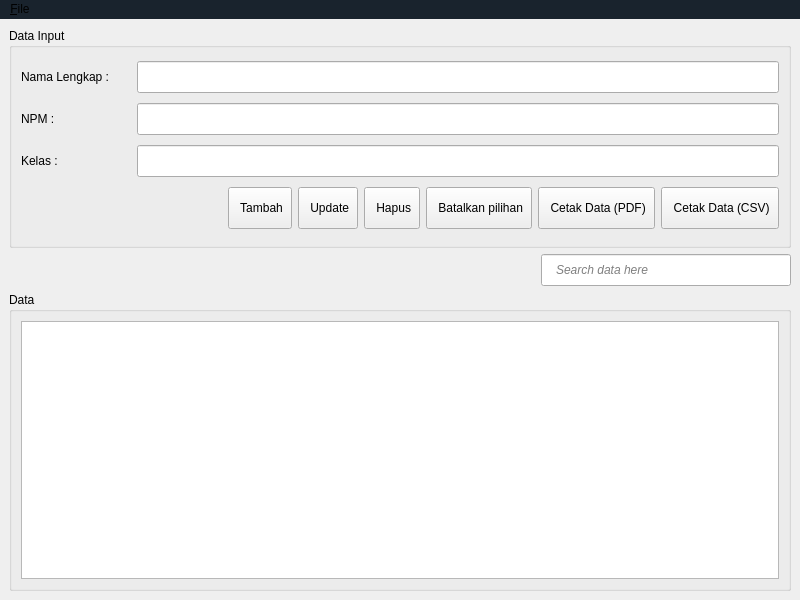
<?xml version="1.0" encoding="UTF-8"?>
<ui version="4.0">
 <class>MainWindow</class>
 <widget class="QMainWindow" name="MainWindow">
  <property name="geometry">
   <rect>
    <x>0</x>
    <y>0</y>
    <width>800</width>
    <height>600</height>
   </rect>
  </property>
  <property name="windowTitle">
   <string>CRUD Mahasiswa</string>
  </property>
  <property name="styleSheet">
   <string notr="true">QLineEdit,QPushButton{padding-left: 8px; padding-right: 8px;}
QMenuBar{border:none;background-color:#19232D;}</string>
  </property>
  <property name="unifiedTitleAndToolBarOnMac">
   <bool>true</bool>
  </property>
  <widget class="QWidget" name="centralwidget">
   <layout class="QVBoxLayout" name="verticalLayout">
    <item>
     <widget class="QGroupBox" name="groupBox">
      <property name="minimumSize">
       <size>
        <width>0</width>
        <height>220</height>
       </size>
      </property>
      <property name="maximumSize">
       <size>
        <width>16777215</width>
        <height>220</height>
       </size>
      </property>
      <property name="title">
       <string>Data Input</string>
      </property>
      <layout class="QVBoxLayout" name="verticalLayout_2">
       <item>
        <layout class="QHBoxLayout" name="horizontalLayout_3">
         <item>
          <widget class="QLabel" name="label">
           <property name="sizePolicy">
            <sizepolicy hsizetype="Fixed" vsizetype="Preferred">
             <horstretch>0</horstretch>
             <verstretch>0</verstretch>
            </sizepolicy>
           </property>
           <property name="minimumSize">
            <size>
             <width>110</width>
             <height>0</height>
            </size>
           </property>
           <property name="maximumSize">
            <size>
             <width>110</width>
             <height>16777215</height>
            </size>
           </property>
           <property name="text">
            <string>Nama Lengkap : </string>
           </property>
          </widget>
         </item>
         <item>
          <widget class="QLineEdit" name="lineEdit">
           <property name="minimumSize">
            <size>
             <width>0</width>
             <height>32</height>
            </size>
           </property>
           <property name="maximumSize">
            <size>
             <width>16777215</width>
             <height>32</height>
            </size>
           </property>
          </widget>
         </item>
        </layout>
       </item>
       <item>
        <layout class="QHBoxLayout" name="horizontalLayout_4">
         <item>
          <widget class="QLabel" name="label_2">
           <property name="sizePolicy">
            <sizepolicy hsizetype="Fixed" vsizetype="Preferred">
             <horstretch>0</horstretch>
             <verstretch>0</verstretch>
            </sizepolicy>
           </property>
           <property name="minimumSize">
            <size>
             <width>110</width>
             <height>0</height>
            </size>
           </property>
           <property name="maximumSize">
            <size>
             <width>110</width>
             <height>16777215</height>
            </size>
           </property>
           <property name="text">
            <string>NPM : </string>
           </property>
          </widget>
         </item>
         <item>
          <widget class="QLineEdit" name="lineEdit_2">
           <property name="minimumSize">
            <size>
             <width>0</width>
             <height>32</height>
            </size>
           </property>
           <property name="maximumSize">
            <size>
             <width>16777215</width>
             <height>32</height>
            </size>
           </property>
          </widget>
         </item>
        </layout>
       </item>
       <item>
        <layout class="QHBoxLayout" name="horizontalLayout_5">
         <item>
          <widget class="QLabel" name="label_3">
           <property name="sizePolicy">
            <sizepolicy hsizetype="Fixed" vsizetype="Preferred">
             <horstretch>0</horstretch>
             <verstretch>0</verstretch>
            </sizepolicy>
           </property>
           <property name="minimumSize">
            <size>
             <width>110</width>
             <height>0</height>
            </size>
           </property>
           <property name="maximumSize">
            <size>
             <width>110</width>
             <height>16777215</height>
            </size>
           </property>
           <property name="text">
            <string>Kelas : </string>
           </property>
          </widget>
         </item>
         <item>
          <widget class="QLineEdit" name="lineEdit_3">
           <property name="minimumSize">
            <size>
             <width>0</width>
             <height>32</height>
            </size>
           </property>
           <property name="maximumSize">
            <size>
             <width>16777215</width>
             <height>32</height>
            </size>
           </property>
          </widget>
         </item>
        </layout>
       </item>
       <item>
        <layout class="QHBoxLayout" name="horizontalLayout">
         <item>
          <spacer name="horizontalSpacer">
           <property name="orientation">
            <enum>Qt::Orientation::Horizontal</enum>
           </property>
           <property name="sizeHint" stdset="0">
            <size>
             <width>40</width>
             <height>20</height>
            </size>
           </property>
          </spacer>
         </item>
         <item>
          <widget class="QPushButton" name="pushButton">
           <property name="minimumSize">
            <size>
             <width>0</width>
             <height>42</height>
            </size>
           </property>
           <property name="maximumSize">
            <size>
             <width>16777215</width>
             <height>42</height>
            </size>
           </property>
           <property name="cursor">
            <cursorShape>OpenHandCursor</cursorShape>
           </property>
           <property name="text">
            <string> Tambah</string>
           </property>
           <property name="icon">
            <iconset resource="darkcss/darkstyle.qrc">
             <normaloff>:/qss_icons/dark/rc/plusWhite.png</normaloff>:/qss_icons/dark/rc/plusWhite.png</iconset>
           </property>
          </widget>
         </item>
         <item>
          <widget class="QPushButton" name="pushButton_2">
           <property name="minimumSize">
            <size>
             <width>0</width>
             <height>42</height>
            </size>
           </property>
           <property name="maximumSize">
            <size>
             <width>16777215</width>
             <height>42</height>
            </size>
           </property>
           <property name="cursor">
            <cursorShape>OpenHandCursor</cursorShape>
           </property>
           <property name="text">
            <string> Update</string>
           </property>
           <property name="icon">
            <iconset resource="darkcss/darkstyle.qrc">
             <normaloff>:/qss_icons/dark/rc/saveWhite.png</normaloff>:/qss_icons/dark/rc/saveWhite.png</iconset>
           </property>
           <property name="iconSize">
            <size>
             <width>16</width>
             <height>16</height>
            </size>
           </property>
          </widget>
         </item>
         <item>
          <widget class="QPushButton" name="pushButton_3">
           <property name="minimumSize">
            <size>
             <width>0</width>
             <height>42</height>
            </size>
           </property>
           <property name="maximumSize">
            <size>
             <width>16777215</width>
             <height>42</height>
            </size>
           </property>
           <property name="cursor">
            <cursorShape>OpenHandCursor</cursorShape>
           </property>
           <property name="text">
            <string> Hapus</string>
           </property>
           <property name="icon">
            <iconset resource="darkcss/darkstyle.qrc">
             <normaloff>:/qss_icons/dark/rc/trashWhite.png</normaloff>:/qss_icons/dark/rc/trashWhite.png</iconset>
           </property>
           <property name="iconSize">
            <size>
             <width>16</width>
             <height>16</height>
            </size>
           </property>
          </widget>
         </item>
         <item>
          <widget class="QPushButton" name="pushButton_5">
           <property name="minimumSize">
            <size>
             <width>0</width>
             <height>42</height>
            </size>
           </property>
           <property name="maximumSize">
            <size>
             <width>16777215</width>
             <height>42</height>
            </size>
           </property>
           <property name="cursor">
            <cursorShape>OpenHandCursor</cursorShape>
           </property>
           <property name="text">
            <string> Batalkan pilihan</string>
           </property>
           <property name="icon">
            <iconset resource="darkcss/darkstyle.qrc">
             <normaloff>:/qss_icons/dark/rc/cancelWhite.png</normaloff>:/qss_icons/dark/rc/cancelWhite.png</iconset>
           </property>
           <property name="iconSize">
            <size>
             <width>20</width>
             <height>20</height>
            </size>
           </property>
          </widget>
         </item>
         <item>
          <widget class="QPushButton" name="pushButton_4">
           <property name="minimumSize">
            <size>
             <width>0</width>
             <height>42</height>
            </size>
           </property>
           <property name="maximumSize">
            <size>
             <width>16777215</width>
             <height>42</height>
            </size>
           </property>
           <property name="cursor">
            <cursorShape>OpenHandCursor</cursorShape>
           </property>
           <property name="text">
            <string> Cetak Data (PDF)</string>
           </property>
           <property name="icon">
            <iconset resource="darkcss/darkstyle.qrc">
             <normaloff>:/qss_icons/dark/rc/printWhite.png</normaloff>:/qss_icons/dark/rc/printWhite.png</iconset>
           </property>
          </widget>
         </item>
         <item>
          <widget class="QPushButton" name="pushButton_6">
           <property name="minimumSize">
            <size>
             <width>0</width>
             <height>42</height>
            </size>
           </property>
           <property name="maximumSize">
            <size>
             <width>16777215</width>
             <height>42</height>
            </size>
           </property>
           <property name="text">
            <string> Cetak Data (CSV)</string>
           </property>
          </widget>
         </item>
        </layout>
       </item>
      </layout>
     </widget>
    </item>
    <item>
     <layout class="QHBoxLayout" name="horizontalLayout_2">
      <item>
       <spacer name="horizontalSpacer_2">
        <property name="orientation">
         <enum>Qt::Orientation::Horizontal</enum>
        </property>
        <property name="sizeHint" stdset="0">
         <size>
          <width>40</width>
          <height>20</height>
         </size>
        </property>
       </spacer>
      </item>
      <item>
       <widget class="QLineEdit" name="lineEdit_4">
        <property name="minimumSize">
         <size>
          <width>0</width>
          <height>32</height>
         </size>
        </property>
        <property name="maximumSize">
         <size>
          <width>250</width>
          <height>32</height>
         </size>
        </property>
        <property name="font">
         <font>
          <italic>true</italic>
         </font>
        </property>
        <property name="styleSheet">
         <string notr="true">QLineEdit{padding-left: 12px; padding-right: 8px;}</string>
        </property>
        <property name="placeholderText">
         <string>Search data here</string>
        </property>
       </widget>
      </item>
     </layout>
    </item>
    <item>
     <widget class="QGroupBox" name="groupBox_2">
      <property name="title">
       <string>Data</string>
      </property>
      <layout class="QGridLayout" name="gridLayout">
       <item row="0" column="0">
        <widget class="QTableView" name="tableView">
         <property name="styleSheet">
          <string notr="true">/*QTableView QHeaderView::section:horizontal:first,
QTableView QHeaderView::section:vertical:first {
    background-color: rgb(69, 83, 100); 
}*/

QTableCornerButton::section {
    background-color: rgb(69, 83, 100);
    border: none;
}</string>
         </property>
         <attribute name="horizontalHeaderDefaultSectionSize">
          <number>250</number>
         </attribute>
        </widget>
       </item>
      </layout>
     </widget>
    </item>
   </layout>
  </widget>
  <widget class="QMenuBar" name="menubar">
   <property name="geometry">
    <rect>
     <x>0</x>
     <y>0</y>
     <width>800</width>
     <height>21</height>
    </rect>
   </property>
   <widget class="QMenu" name="menututorialCRUDMahasiswa">
    <property name="title">
     <string>&amp;File</string>
    </property>
    <addaction name="actionAbout_this_app"/>
   </widget>
   <addaction name="menututorialCRUDMahasiswa"/>
  </widget>
  <action name="actionAbout_this_app">
   <property name="text">
    <string>About this app</string>
   </property>
  </action>
 </widget>
 <resources>
  <include location="darkcss/darkstyle.qrc"/>
 </resources>
 <connections/>
</ui>
